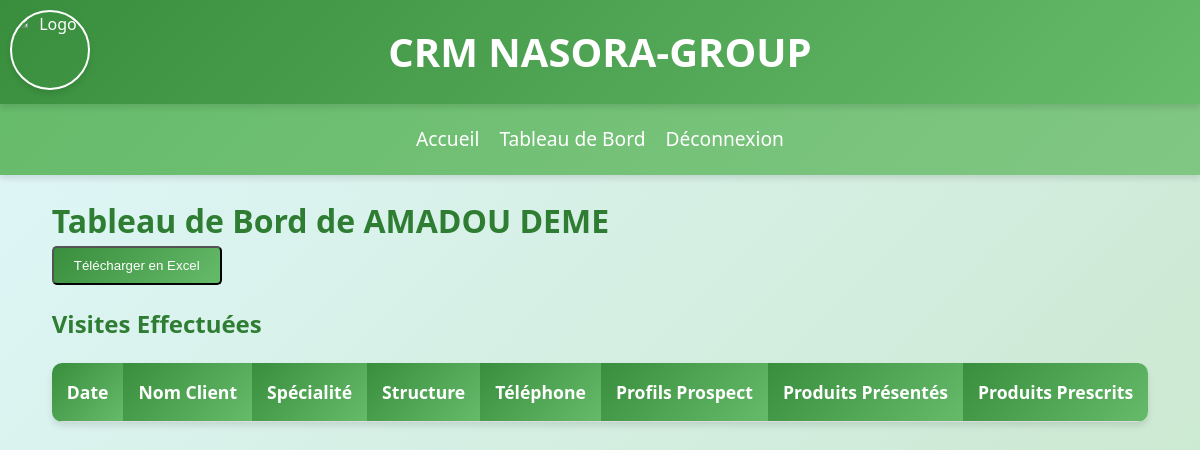
/commercial_dashboard/AMADOU DEME (signed in), run on an earlier commit of the app's database.
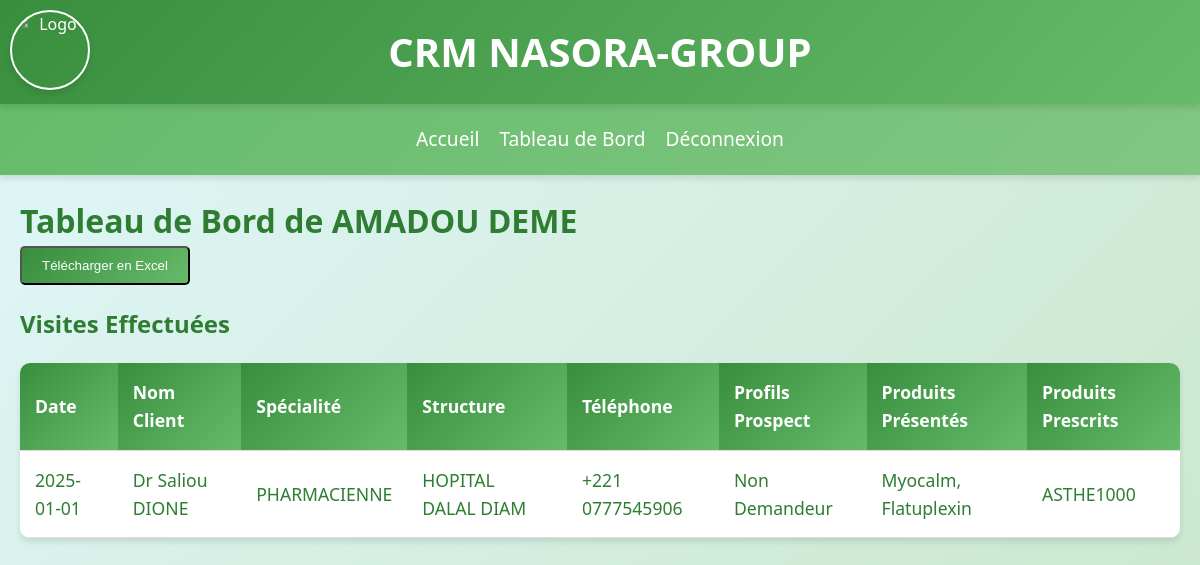
And on a later commit of the database.
### models.py (models this page shows)
class User(UserMixin, db.Model):
    id = db.Column(db.Integer, primary_key=True)
    username = db.Column(db.String(150), unique=True, nullable=False)
    password = db.Column(db.String(200), nullable=False)
    role = db.Column(db.String(50), nullable=False)
    zone = db.Column(db.String(100), nullable=True)
    project = db.Column(db.String(50), nullable=False)  # 'nasderm' or 'nasmedic'

class Prospection(db.Model):
    id = db.Column(db.Integer, primary_key=True)
    commercial_id = db.Column(db.Integer, db.ForeignKey('user.id'), nullable=False)
    date = db.Column(db.Date, nullable=False)
    nom_client = db.Column(db.String(100), nullable=False)
    specialite = db.Column(db.String(100), nullable=False)
    structure = db.Column(db.String(100), nullable=False)
    telephone = db.Column(db.String(15), nullable=False)
    profils_prospect = db.Column(db.String(200), nullable=True)
    produits_presentés = db.Column(db.String(200), nullable=True)
    produits_prescrits = db.Column(db.String(200), nullable=True)
    commercial = db.relationship('User', backref='prospections')

### app.py (the view, shortened to what this page needs)
@app.route('/commercial_dashboard/<username>', methods=['GET', 'POST'])
@login_required
def commercial_dashboard(username):
    if current_user.role not in ['admin', 'commercial']:
        flash('Accès non autorisé.', 'error')
        return redirect(url_for('home'))
    commercial = User.query.filter_by(username=username).first()
    if not commercial:
        flash('Commercial non trouvé.', 'error')
        return redirect(url_for('admin_dashboard'))
    prospections = commercial.prospections
    form = ProspectionForm()
    return render_template('commercial_dashboard.html', commercial=commercial, prospections=prospections, form=form)

### app.py (called while the page is built)
@login_manager.user_loader
def load_user(user_id):
    return User.query.get(int(user_id))

### Templates/commercial_dashboard.html (shortened to what this page needs)
{% extends "base.html" %}
{% block content %}
<h1>Tableau de Bord de {{ commercial.username }}</h1>
<form method="POST" style="margin-bottom: 20px;">
    <button type="submit" name="download_excel" class="btn">Télécharger en Excel</button>
</form>
<h2>Visites Effectuées</h2>
<table class="responsive-table">
    <thead>
        <tr>
            <th>Date</th>
            <th>Nom Client</th>
            <th>Spécialité</th>
            <th>Structure</th>
            <th>Téléphone</th>
            <th>Profils Prospect</th>
            <th>Produits Présentés</th>
            <th>Produits Prescrits</th>
        </tr>
    </thead>
    <tbody>
        {% for prospection in prospections %}
        <tr>
            <td>{{ prospection.date.strftime('%Y-%m-%d') }}</td>
            <td>{{ prospection.nom_client }}</td>
            <td>{{ prospection.specialite }}</td>
            <td>{{ prospection.structure }}</td>
            <td>{{ prospection.telephone }}</td>
            <td>{{ prospection.profils_prospect }}</td>
            <td>{{ prospection.produits_presentés }}</td>
            <td>{{ prospection.produits_prescrits }}</td>
        </tr>
        {% endfor %}
    </tbody>
</table>
{% endblock %}

### Templates/base.html (shortened to what this page needs)
<!DOCTYPE html>
<html lang="fr">
<head>
    <link rel="stylesheet" href="{{ url_for('static', filename='css/styles.css') }}">
	<link href="https://cdn.jsdelivr.net/npm/select2@4.1.0-rc.0/dist/css/select2.min.css" rel="stylesheet" />
</head>
<body>
    <header>
        <img src="{{ url_for('static', filename='images/logo.png') }}" alt="Logo">
        <h1>CRM NASORA-GROUP</h1>
    </header>
    <nav>
        <a href="{{ url_for('home') }}">Accueil</a>
        {% if current_user.is_authenticated %}
            {% if current_user.role == 'admin' %}
                <a href="{{ url_for('admin_dashboard') }}">Tableau de Bord Admin</a>
                <a href="{{ url_for('monthly_revenue_nasmedic') }}">Chiffre d'Affaire Mensuel (NASMEDIC)</a>
                <a href="{{ url_for('monthly_revenue_nasderm') }}">Chiffre d'Affaire Mensuel (NASDERM)</a>
				<a href="{{ url_for('admin_plannings') }}" class="btn">Voir les plannings des commerciaux</a>
            {% else %}
                <a href="{{ url_for('dashboard') }}">Tableau de Bord</a>
            {% endif %}
            <a href="{{ url_for('logout') }}">Déconnexion</a>
        {% else %}
            <a href="{{ url_for('login') }}">Connexion</a>
        {% endif %}
    </nav>
    <div class="container">
        {% block content %}{% endblock %}
    </div>
</body>
</html>

### static/css/styles.css (style rules this page uses)
* { margin: 0; padding: 0; box-sizing: border-box; }
body { font-family: 'Segoe UI', Tahoma, Geneva, Verdana, sans-serif; background: linear-gradient(135deg, #e0f7fa, #c8e6c9); color: #2e7d32; line-height: 1.6; min-height: 100vh; display: flex; flex-direction: column; font-size: 1rem; }
header { background: linear-gradient(135deg, #388e3c, #66bb6a); color: white; padding: 20px 0; text-align: center; box-shadow: 0 4px 6px rgba(0, 0, 0, 0.1); position: relative; }
header h1 { font-size: 2rem; animation: fadeInDown 1s ease-in-out; }
header img { width: 80px; height: 80px; border-radius: 50%; object-fit: cover; position: absolute; top: 10px; left: 10px; border: 2px solid white; box-shadow: 0 4px 6px rgba(0, 0, 0, 0.1); }
nav { background: linear-gradient(135deg, #66bb6a, #81c784); padding: 15px 0; text-align: center; box-shadow: 0 4px 6px rgba(0, 0, 0, 0.1); display: flex; flex-wrap: wrap; justify-content: center; }
nav a { color: white; margin: 5px 10px; text-decoration: none; font-size: 1.1rem; transition: color 0.3s ease, transform 0.3s ease; }
.container { flex: 1; padding: 20px; max-width: 1200px; margin: 0 auto; animation: fadeInUp 1s ease-in-out; }
.responsive-table { width: 100%; border-collapse: collapse; margin: 20px 0; animation: fadeIn 1s ease-in-out; background: white; border-radius: 10px; overflow: hidden; box-shadow: 0 4px 6px rgba(0, 0, 0, 0.1); }
.responsive-table th, .responsive-table td { padding: 12px; text-align: left; border-bottom: 1px solid #ddd; }
.responsive-table th { background: linear-gradient(135deg, #388e3c, #66bb6a); color: white; font-weight: bold; }
.btn { display: inline-block; background: linear-gradient(135deg, #388e3c, #66bb6a); color: white; padding: 10px 20px; border-radius: 5px; text-decoration: none; transition: background 0.3s ease, transform 0.3s ease; }
@media (min-width: 1025px) { header h1 { font-size: 2.5rem; } }
@media (min-width: 1025px) { nav a { font-size: 1.2rem; } }
@media (min-width: 1025px) { .responsive-table th, .responsive-table td { padding: 15px; font-size: 1.1rem; } }

What changed in the data, as far as the page shows it:
added Prospection: date "2025-01-01", nom_client "Dr Saliou DIONE", specialite "PHARMACIENNE", structure "HOPITAL DALAL DIAM", telephone "+221 0777545906", profils_prospect "Non Demandeur", produits_presentés "Myocalm, Flatuplexin", produits_prescrits "ASTHE1000"
